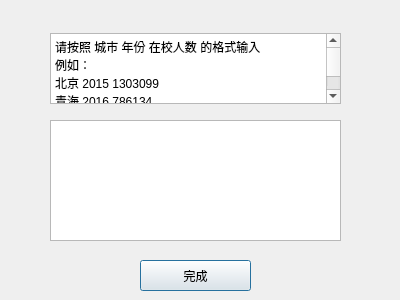
<?xml version="1.0" encoding="UTF-8"?>
<ui version="4.0">
 <class>main2</class>
 <widget class="QDialog" name="main2">
  <property name="geometry">
   <rect>
    <x>0</x>
    <y>0</y>
    <width>400</width>
    <height>300</height>
   </rect>
  </property>
  <property name="windowTitle">
   <string>输入数据</string>
  </property>
  <widget class="QTextEdit" name="textEdit">
   <property name="geometry">
    <rect>
     <x>50</x>
     <y>120</y>
     <width>291</width>
     <height>121</height>
    </rect>
   </property>
   <property name="html">
    <string>&lt;!DOCTYPE HTML PUBLIC &quot;-//W3C//DTD HTML 4.0//EN&quot; &quot;http://www.w3.org/TR/REC-html40/strict.dtd&quot;&gt;
&lt;html&gt;&lt;head&gt;&lt;meta name=&quot;qrichtext&quot; content=&quot;1&quot; /&gt;&lt;meta charset=&quot;utf-8&quot; /&gt;&lt;style type=&quot;text/css&quot;&gt;
p, li { white-space: pre-wrap; }
hr { height: 1px; border-width: 0; }
&lt;/style&gt;&lt;/head&gt;&lt;body style=&quot; font-family:'Microsoft YaHei UI'; font-size:9pt; font-weight:400; font-style:normal;&quot;&gt;
&lt;p style=&quot;-qt-paragraph-type:empty; margin-top:12px; margin-bottom:12px; margin-left:0px; margin-right:0px; -qt-block-indent:0; text-indent:0px;&quot;&gt;&lt;br /&gt;&lt;/p&gt;&lt;/body&gt;&lt;/html&gt;</string>
   </property>
  </widget>
  <widget class="QPushButton" name="pushButton">
   <property name="geometry">
    <rect>
     <x>140</x>
     <y>260</y>
     <width>111</width>
     <height>31</height>
    </rect>
   </property>
   <property name="text">
    <string>完成</string>
   </property>
  </widget>
  <widget class="QTextEdit" name="textEdit_2">
   <property name="geometry">
    <rect>
     <x>50</x>
     <y>33</y>
     <width>291</width>
     <height>71</height>
    </rect>
   </property>
   <property name="html">
    <string>&lt;!DOCTYPE HTML PUBLIC &quot;-//W3C//DTD HTML 4.0//EN&quot; &quot;http://www.w3.org/TR/REC-html40/strict.dtd&quot;&gt;
&lt;html&gt;&lt;head&gt;&lt;meta name=&quot;qrichtext&quot; content=&quot;1&quot; /&gt;&lt;meta charset=&quot;utf-8&quot; /&gt;&lt;style type=&quot;text/css&quot;&gt;
p, li { white-space: pre-wrap; }
hr { height: 1px; border-width: 0; }
&lt;/style&gt;&lt;/head&gt;&lt;body style=&quot; font-family:'Microsoft YaHei UI'; font-size:9pt; font-weight:400; font-style:normal;&quot;&gt;
&lt;p style=&quot; margin-top:0px; margin-bottom:0px; margin-left:0px; margin-right:0px; -qt-block-indent:0; text-indent:0px;&quot;&gt;请按照 城市 年份 在校人数 的格式输入&lt;/p&gt;
&lt;p style=&quot; margin-top:0px; margin-bottom:0px; margin-left:0px; margin-right:0px; -qt-block-indent:0; text-indent:0px;&quot;&gt;例如：&lt;/p&gt;
&lt;p style=&quot; margin-top:0px; margin-bottom:0px; margin-left:0px; margin-right:0px; -qt-block-indent:0; text-indent:0px;&quot;&gt;北京 2015 1303099&lt;/p&gt;
&lt;p style=&quot; margin-top:0px; margin-bottom:0px; margin-left:0px; margin-right:0px; -qt-block-indent:0; text-indent:0px;&quot;&gt;青海 2016 786134&lt;/p&gt;
&lt;p style=&quot; margin-top:0px; margin-bottom:0px; margin-left:0px; margin-right:0px; -qt-block-indent:0; text-indent:0px;&quot;&gt;广东 2016 14504381&lt;/p&gt;&lt;/body&gt;&lt;/html&gt;</string>
   </property>
  </widget>
 </widget>
 <resources/>
 <connections/>
</ui>
